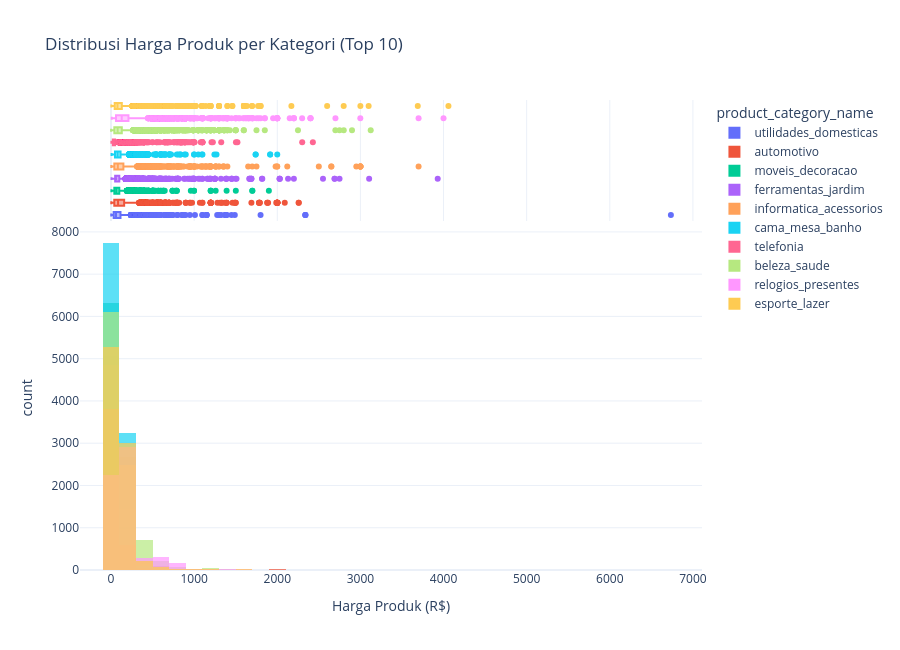

The notebook cell this image was saved under:
### Markdown cell above
---

### 4.9 Interactive Histogram dengan Marginal Boxplot

Histogram interaktif dengan **marginal boxplot** memberikan dua informasi sekaligus: distribusi (histogram) dan summary statistics (boxplot).

### Code cell
fig = px.histogram(
    df_top,
    x='price',
    color='product_category_name',
    nbins=50,
    title='Distribusi Harga Produk per Kategori (Top 10)',
    labels={'price': 'Harga Produk (R$)', 'count': 'Frekuensi'},
    opacity=0.7,
    marginal='box'  # menambahkan boxplot di atas histogram
)

fig.update_layout(height=650, barmode='overlay')
fig.show()

### Figure 1 — Plotly figure (JSON) as saved in the notebook; plotly's stock layout.template omitted (floating-point values rounded to 4 significant figures; data arrays with more than 128 entries replaced by an {"elided": "..."} marker saying what was removed)
{"data": [{"bingroup": "x", "hovertemplate": "product_category_name=utilidades_domesticas<br>Harga Produk (R$)=%{x}<br>count=%{y}<extra></extra>", "legendgroup": "utilidades_domesticas", "marker": {"color": "#636efa", "opacity": 0.7, "pattern": {"shape": ""}}, "name": "utilidades_domesticas", "nbinsx": 50, "orientation": "v", "showlegend": true, "type": "histogram", "x": {"elided": "6964 float values"}, "xaxis": "x", "yaxis": "y"}, {"hovertemplate": "product_category_name=utilidades_domesticas<br>Harga Produk (R$)=%{x}<extra></extra>", "legendgroup": "utilidades_domesticas", "marker": {"color": "#636efa"}, "name": "utilidades_domesticas", "notched": true, "showlegend": false, "type": "box", "x": {"elided": "6964 float values"}, "xaxis": "x2", "yaxis": "y2"}, {"bingroup": "x", "hovertemplate": "product_category_name=automotivo<br>Harga Produk (R$)=%{x}<br>count=%{y}<extra></extra>", "legendgroup": "automotivo", "marker": {"color": "#EF553B", "opacity": 0.7, "pattern": {"shape": ""}}, "name": "automotivo", "nbinsx": 50, "orientation": "v", "showlegend": true, "type": "histogram", "x": {"elided": "4235 float values"}, "xaxis": "x", "yaxis": "y"}, {"hovertemplate": "product_category_name=automotivo<br>Harga Produk (R$)=%{x}<extra></extra>", "legendgroup": "automotivo", "marker": {"color": "#EF553B"}, "name": "automotivo", "notched": true, "showlegend": false, "type": "box", "x": {"elided": "4235 float values"}, "xaxis": "x2", "yaxis": "y2"}, {"bingroup": "x", "hovertemplate": "product_category_name=moveis_decoracao<br>Harga Produk (R$)=%{x}<br>count=%{y}<extra></extra>", "legendgroup": "moveis_decoracao", "marker": {"color": "#00cc96", "opacity": 0.7, "pattern": {"shape": ""}}, "name": "moveis_decoracao", "nbinsx": 50, "orientation": "v", "showlegend": true, "type": "histogram", "x": {"elided": "8334 float values"}, "xaxis": "x", "yaxis": "y"}, {"hovertemplate": "product_category_name=moveis_decoracao<br>Harga Produk (R$)=%{x}<extra></extra>", "legendgroup": "moveis_decoracao", "marker": {"color": "#00cc96"}, "name": "moveis_decoracao", "notched": true, "showlegend": false, "type": "box", "x": {"elided": "8334 float values"}, "xaxis": "x2", "yaxis": "y2"}, {"bingroup": "x", "hovertemplate": "product_category_name=ferramentas_jardim<br>Harga Produk (R$)=%{x}<br>count=%{y}<extra></extra>", "legendgroup": "ferramentas_jardim", "marker": {"color": "#ab63fa", "opacity": 0.7, "pattern": {"shape": ""}}, "name": "ferramentas_jardim", "nbinsx": 50, "orientation": "v", "showlegend": true, "type": "histogram", "x": {"elided": "4347 float values"}, "xaxis": "x", "yaxis": "y"}, {"hovertemplate": "product_category_name=ferramentas_jardim<br>Harga Produk (R$)=%{x}<extra></extra>", "legendgroup": "ferramentas_jardim", "marker": {"color": "#ab63fa"}, "name": "ferramentas_jardim", "notched": true, "showlegend": false, "type": "box", "x": {"elided": "4347 float values"}, "xaxis": "x2", "yaxis": "y2"}, {"bingroup": "x", "hovertemplate": "product_category_name=informatica_acessorios<br>Harga Produk (R$)=%{x}<br>count=%{y}<extra></extra>", "legendgroup": "informatica_acessorios", "marker": {"color": "#FFA15A", "opacity": 0.7, "pattern": {"shape": ""}}, "name": "informatica_acessorios", "nbinsx": 50, "orientation": "v", "showlegend": true, "type": "histogram", "x": {"elided": "7827 float values"}, "xaxis": "x", "yaxis": "y"}, {"hovertemplate": "product_category_name=informatica_acessorios<br>Harga Produk (R$)=%{x}<extra></extra>", "legendgroup": "informatica_acessorios", "marker": {"color": "#FFA15A"}, "name": "informatica_acessorios", "notched": true, "showlegend": false, "type": "box", "x": {"elided": "7827 float values"}, "xaxis": "x2", "yaxis": "y2"}, {"bingroup": "x", "hovertemplate": "product_category_name=cama_mesa_banho<br>Harga Produk (R$)=%{x}<br>count=%{y}<extra></extra>", "legendgroup": "cama_mesa_banho", "marker": {"color": "#19d3f3", "opacity": 0.7, "pattern": {"shape": ""}}, "name": "cama_mesa_banho", "nbinsx": 50, "orientation": "v", "showlegend": true, "type": "histogram", "x": {"elided": "11115 float values"}, "xaxis": "x", "yaxis": "y"}, {"hovertemplate": "product_category_name=cama_mesa_banho<br>Harga Produk (R$)=%{x}<extra></extra>", "legendgroup": "cama_mesa_banho", "marker": {"color": "#19d3f3"}, "name": "cama_mesa_banho", "notched": true, "showlegend": false, "type": "box", "x": {"elided": "11115 float values"}, "xaxis": "x2", "yaxis": "y2"}, {"bingroup": "x", "hovertemplate": "product_category_name=telefonia<br>Harga Produk (R$)=%{x}<br>count=%{y}<extra></extra>", "legendgroup": "telefonia", "marker": {"color": "#FF6692", "opacity": 0.7, "pattern": {"shape": ""}}, "name": "telefonia", "nbinsx": 50, "orientation": "v", "showlegend": true, "type": "histogram", "x": {"elided": "4545 float values"}, "xaxis": "x", "yaxis": "y"}, {"hovertemplate": "product_category_name=telefonia<br>Harga Produk (R$)=%{x}<extra></extra>", "legendgroup": "telefonia", "marker": {"color": "#FF6692"}, "name": "telefonia", "notched": true, "showlegend": false, "type": "box", "x": {"elided": "4545 float values"}, "xaxis": "x2", "yaxis": "y2"}, {"bingroup": "x", "hovertemplate": "product_category_name=beleza_saude<br>Harga Produk (R$)=%{x}<br>count=%{y}<extra></extra>", "legendgroup": "beleza_saude", "marker": {"color": "#B6E880", "opacity": 0.7, "pattern": {"shape": ""}}, "name": "beleza_saude", "nbinsx": 50, "orientation": "v", "showlegend": true, "type": "histogram", "x": {"elided": "9670 float values"}, "xaxis": "x", "yaxis": "y"}, {"hovertemplate": "product_category_name=beleza_saude<br>Harga Produk (R$)=%{x}<extra></extra>", "legendgroup": "beleza_saude", "marker": {"color": "#B6E880"}, "name": "beleza_saude", "notched": true, "showlegend": false, "type": "box", "x": {"elided": "9670 float values"}, "xaxis": "x2", "yaxis": "y2"}, {"bingroup": "x", "hovertemplate": "product_category_name=relogios_presentes<br>Harga Produk (R$)=%{x}<br>count=%{y}<extra></extra>", "legendgroup": "relogios_presentes", "marker": {"color": "#FF97FF", "opacity": 0.7, "pattern": {"shape": ""}}, "name": "relogios_presentes", "nbinsx": 50, "orientation": "v", "showlegend": true, "type": "histogram", "x": {"elided": "5991 float values"}, "xaxis": "x", "yaxis": "y"}, {"hovertemplate": "product_category_name=relogios_presentes<br>Harga Produk (R$)=%{x}<extra></extra>", "legendgroup": "relogios_presentes", "marker": {"color": "#FF97FF"}, "name": "relogios_presentes", "notched": true, "showlegend": false, "type": "box", "x": {"elided": "5991 float values"}, "xaxis": "x2", "yaxis": "y2"}, {"bingroup": "x", "hovertemplate": "product_category_name=esporte_lazer<br>Harga Produk (R$)=%{x}<br>count=%{y}<extra></extra>", "legendgroup": "esporte_lazer", "marker": {"color": "#FECB52", "opacity": 0.7, "pattern": {"shape": ""}}, "name": "esporte_lazer", "nbinsx": 50, "orientation": "v", "showlegend": true, "type": "histogram", "x": {"elided": "8641 float values"}, "xaxis": "x", "yaxis": "y"}, {"hovertemplate": "product_category_name=esporte_lazer<br>Harga Produk (R$)=%{x}<extra></extra>", "legendgroup": "esporte_lazer", "marker": {"color": "#FECB52"}, "name": "esporte_lazer", "notched": true, "showlegend": false, "type": "box", "x": {"elided": "8641 float values"}, "xaxis": "x2", "yaxis": "y2"}], "layout": {"barmode": "overlay", "height": 650, "legend": {"title": {"text": "product_category_name"}, "tracegroupgap": 0}, "title": {"text": "Distribusi Harga Produk per Kategori (Top 10)"}, "xaxis": {"anchor": "y", "domain": [0, 1], "title": {"text": "Harga Produk (R$)"}}, "xaxis2": {"anchor": "y2", "domain": [0, 1], "matches": "x", "showgrid": true, "showticklabels": false}, "yaxis": {"anchor": "x", "domain": [0, 0.7326], "title": {"text": "count"}}, "yaxis2": {"anchor": "x2", "domain": [0.7426, 1], "matches": "y2", "showgrid": false, "showline": false, "showticklabels": false, "ticks": ""}}}
